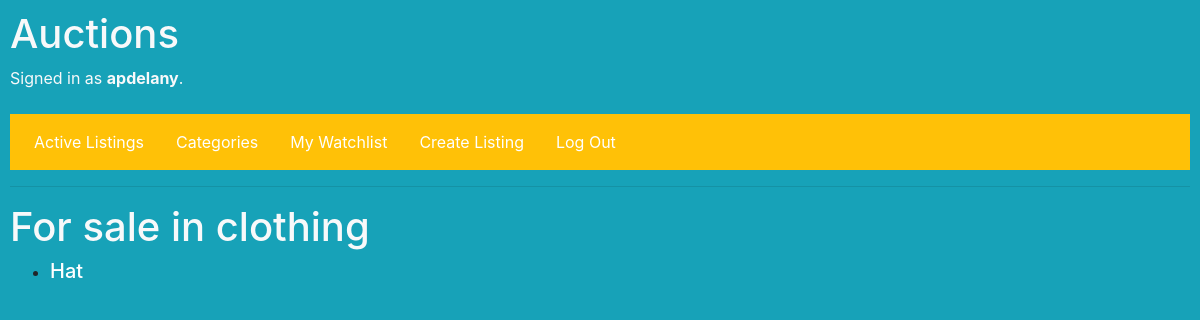
The app's page /categories/clothing (signed in) with its own data.
### auctions/models.py (models this page shows, shortened)
class User(AbstractUser):
    pass

class AuctionListing(models.Model):
    title = models.CharField(max_length=64)
    description = models.TextField()
    price = models.DecimalField(max_digits=10, decimal_places=2)
    photo = models.URLField()
    category = models.CharField(max_length=64)
    owner = models.ForeignKey(User, on_delete=models.CASCADE, related_name="owned_listings")
    active = models.BooleanField(default=True)

### auctions/views.py (the view)
# urls.py: path("categories/<path:categoryName>", views.categoryPage, name="categoryPage")
def categoryPage(request, categoryName):
    categoryItems = AuctionListing.objects.filter(category=categoryName, active=True)
    if request.method == "GET":
        return render(request, "auctions/category.html", {
            "categoryItems": categoryItems,
            "categoryName": categoryName
        })

### auctions/templates/auctions/category.html
{% extends "auctions/layout.html" %}
{% block body %}
    <h1 class="text-light">For sale in {{ categoryName }}</h1>
    <ul>
    {% for category in categoryItems %}
    {% if category.active == True %}
    <li><h5> <a href="{% url 'listing' category.id %}" style="text-decoration: none; color: white">{{ category.title }}</a> </h5></li>
    {% endif %}
    {% endfor %}
    </ul>
{% endblock %}

### auctions/templates/auctions/layout.html (shortened to what this page needs)
{% load static %}
<!DOCTYPE html>
<html lang="en">
    <head>
        <link
            rel="stylesheet"
            href="https://stackpath.bootstrapcdn.com/bootstrap/4.4.1/css/bootstrap.min.css"
        >
        <link href="{% static 'auctions/styles.css' %}" rel="stylesheet">
    </head>
    <body class="bg-info">
    <h1 class="text-light">Auctions</h1>
        <div class="text-light">
            {% if user.is_authenticated %}
                Signed in as <strong>{{ user.username }}</strong>.
            {% else %}
                Not signed in.
            {% endif %}
        </div>
        <ul class="nav mt-4 p-2 bg-warning text-light">
            <li class="nav-item">
                <a class="nav-link text-white" href="{% url 'index' %}">Active Listings</a>
            </li>
            <li class="nav-item">
                <a class="nav-link text-white" href="{% url 'categoriesPage' %}">Categories</a>
            </li>
            {% if user.is_authenticated %}
                <li class="nav-item">
                    <a class="nav-link text-white" href="{% url 'watchlistPage' %}">My Watchlist</a>
                </li>
                <li class="nav-item">
                    <a class="nav-link text-white" href="{% url 'postListing' %}">Create Listing</a>
                </li>
                <li class="nav-item">
                    <a class="nav-link text-white" href="{% url 'logout' %}">Log Out</a>
                </li>
            {% endif %}
        </ul>
        <hr>
        {% block body %}
        {% endblock %}
    </body>
</html>

### auctions/static/auctions/styles.css (style rules this page uses)
body { padding: 10px; }

### records on screen
User: username "apdelany"
AuctionListing: category "clothing", title "Hat"
